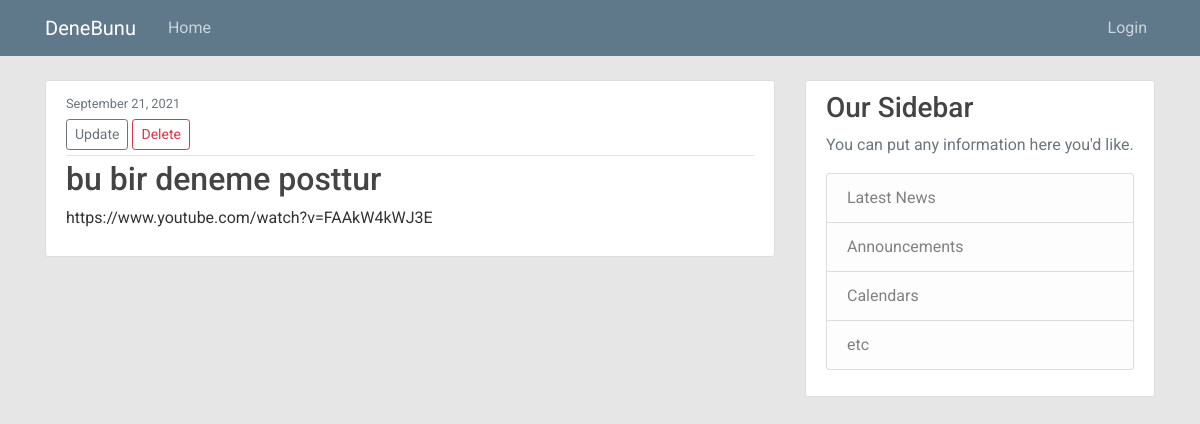
The app's page /news/3/detail with its own data.
### admin_panel/models.py (models this page shows, shortened)
class PressContent(models.Model):
    label = models.TextField('label',max_length=50)
    url = models.TextField('url')
    date = models.DateTimeField('date_published',default=timezone.now)
    created = models.DateTimeField('date_created',default = timezone.now)
    modified = models.DateTimeField('date_updated', auto_now=True)

### admin_panel/views.py (the view)
# urls.py: path('news/<int:pk>/detail',PressContentDetailView.as_view(),name='news-detail'),
class PressContentDetailView(DetailView):
    model = PressContent

### admin_panel/templates/admin_panel/presscontent_detail.html
{% extends "admin_panel/base.html" %}
{% block content %}
    <article class="media content-section">
      <div class="media-body">
        <div class="article-metadata">
          <small class="text-muted">{{ object.date | date:"F d, Y"}}</small>
            <div>
                <a class="btn btn-outline-secondary btn-sm mt-1 mb-1" href="{% url 'news-update' object.id %}">Update</a>
                <a class="btn btn-outline-danger btn-sm mt-1 mb-1" href="{% url 'news-delete' object.id %}">Delete</a>
            </div>
        </div>
        <h2 class="article-title">{{ object.label }}</h2>
        <p class="article-content">{{ object.url }}</p>
      </div>
    </article>
{% endblock content %}

### admin_panel/static/news/main.css (style rules this page uses)
body { background: #fafafa; color: #333333; margin-top: 5rem; }
h1, h2, h3, h4, h5, h6 { color: #444444; }
.content-section { background: #ffffff; padding: 10px 20px; border: 1px solid #dddddd; border-radius: 3px; margin-bottom: 20px; }
.article-title { color: #444444; }
.article-content { white-space: pre-line; }
.article-metadata { padding-bottom: 1px; margin-bottom: 4px; border-bottom: 1px solid #e3e3e3 }

### admin_panel/static/news/timeline.css (style rules this page uses)
body { background: #e6e6e6; font-family: "Roboto", sans-serif; font-weight: 400; }

### records on screen
PressContent: date "September 21, 2021", label "bu bir deneme posttur", url "https://www.youtube.com/watch?v=FAAkW4kWJ3E"
